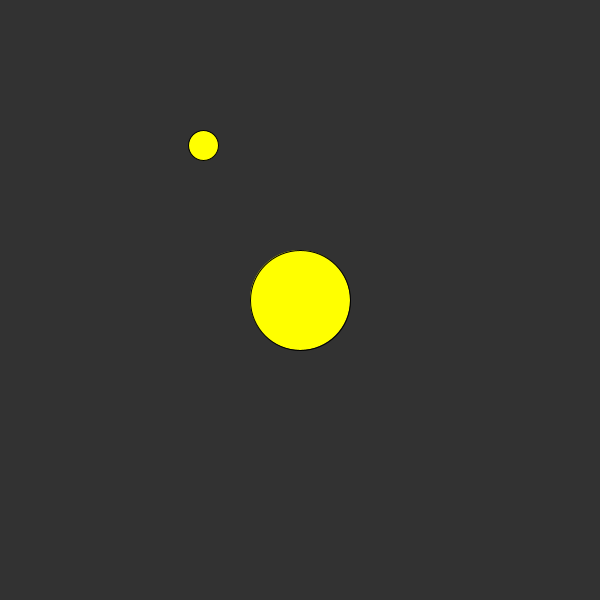
Frame 1 (no input)
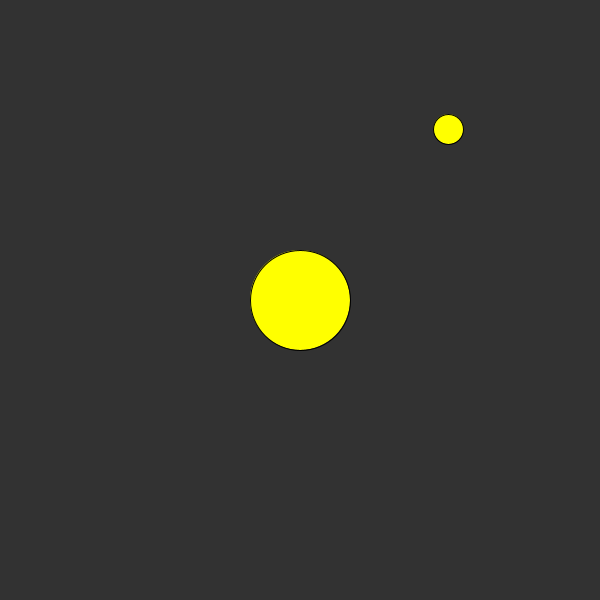
Frame 60 (the mouse pressed at the canvas centre just before this capture)
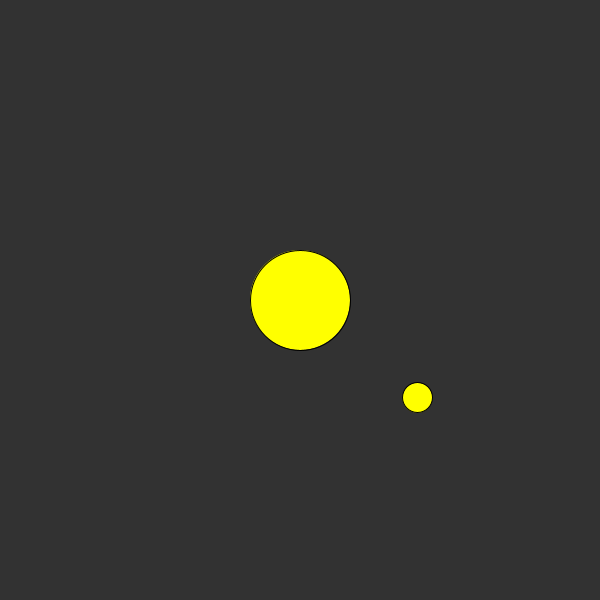
Frame 120 (the mouse held since frame 60 and released just before this capture)

The Processing sketch that drew these frames (run headless with seeded random() and noise(); from frame 60 on, the mouse is pressed at the canvas centre):

// Processing sketch: processing_93923
// ── processing_93923.pde

PVector sunLoc, planetLoc, acceleration, velocity, displacement, force;
float sunMass = 200;
float planetMass = 30; 


void setup() {
  size(600, 600);
  planetLoc = new PVector(200, 150);
  sunLoc = new PVector(width/2, height/2);
  velocity = new PVector (0, 0);
  acceleration = new PVector (3.5, -4.5);
  force = new PVector(0, 0);
}

void draw() {
  background(50);
  PVector force = PVector.sub(sunLoc, planetLoc);
  float distance = force.mag();
  distance = constrain(distance, 5, 900);
  force.normalize();
  float strength = (1 * sunMass * planetMass) / (distance * distance);
  force.mult(strength);

  acceleration.add(force);
  velocity.add(acceleration);
  planetLoc.add(velocity);
  velocity.mult(0);

  fill(255, 255, 0);
  ellipse(planetLoc.x, planetLoc.y, planetMass, planetMass);
  ellipse(sunLoc.x, sunLoc.y, sunMass/2, sunMass/2);
}
